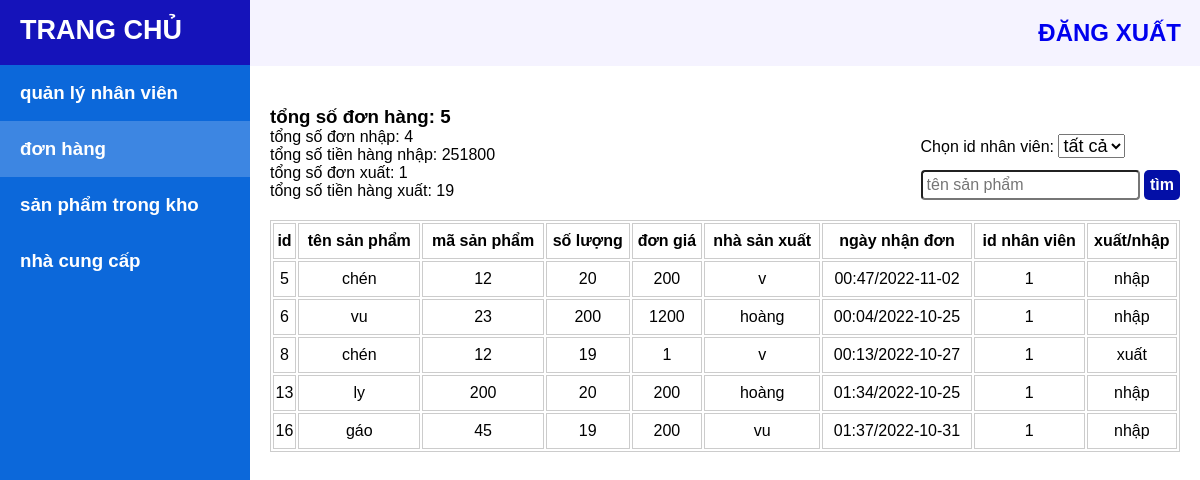
The app's page /my_project/admin/home_page/show_order/show_order.php?id=1 with its own data.
### tables this page shows
CREATE TABLE `order_table1` (
  `order_id` int(6) NOT NULL,
  `staff_id` int(11) DEFAULT NULL,
  `product` varchar(50) DEFAULT NULL,
  `product_code` int(11) DEFAULT NULL,
  `amount` int(11) DEFAULT NULL,
  `price` int(11) DEFAULT NULL,
  `producer` varchar(100) DEFAULT NULL,
  `date_order` varchar(30) DEFAULT NULL,
  `status` varchar(5) DEFAULT NULL,
  `request` char(10) DEFAULT 'xác nhận'
);

### my_project/admin/home_page/show_order/show_order.php (the view, shortened to what this page needs)
<!DOCTYPE html>
<html lang="en">
<head>
    <link rel="stylesheet" href="../home_page_style.css">
    <link rel="stylesheet" href="../staff/staff.css">
</head>
<body>
<?php
$id = $_GET['id'];
$staff_id_select = '';
require_once '../connect.php';
$table_name = 'order_table'.$id;
$find = '';
if(!isset($_GET['staff_id']) || $_GET['staff_id'] == 'tất cả') {
    $list_staff = "select * from $table_name where  request = 'checked' and  product like '%$find%'";
    $list_staff_query = mysqli_query($connect, $list_staff);
    $input_order = "select price, amount from $table_name where  request = 'checked' and   status = 'nhập' and  product like '%$find%'";
    $input_order_query = mysqli_query($connect, $input_order);
    $input_order_count = 0;
    $input_order_sum = 0;
    $count_order = 0;
    foreach($input_order_query as $the_input_order) {
        $input_order_count += 1;
        $input_order_sum += $the_input_order['price']*$the_input_order['amount'];
        $count_order += 1;
    }
    $output_order = "select price, amount from $table_name where  request = 'checked' and  status = 'xuất' and  product like '%$find%'";
    $output_order_query = mysqli_query($connect, $output_order);
    $output_order_count = 0;
    $output_order_sum = 0;
    foreach($output_order_query as $the_output_order) {
        $output_order_count+= 1;
        $output_order_sum += $the_output_order['price']*$the_output_order['amount'];
        $count_order += 1;
    }
}
?>
<div id="wrapper">
    <div id="sidebar-wrapper">
        <ul class="sidebar-nav">
            <li class="sidebar-brand">
                <h2><a href="http://localhost/my_project/admin/home_page/home_page.php?id=<?php echo $id ?>">
                    TRANG CHỦ
                </a></h2>
            </li>
            <li>
                <h3><a href="http://localhost/my_project/admin/home_page/staff/staff.php?id=<?php echo $id ?>" class = "sidebar_link">quản lý nhân viên</a></h3>
            </li>
            <li>
                <h3><a href="show_order.php?id=<?= $id?>" class = "sidebar_link" style="background-color: rgba(255,255,255,0.2 )">đơn hàng</a></h3>
            </li>
            <li>
                <h3><a href="../inventory/inventory.php?id=<?= $id?>" class = "sidebar_link">sản phẩm trong kho</a></h3>
            </li>
            <li>
                <h3><a href="../producer/producer.php?id=<?= $id?>" class = "sidebar_link">nhà cung cấp</a></h3>
            </li>
            <li>
                <h3><a href="#" class = "sidebar_link"></a></h3>
            </li>
            <li>
                <h3><a href="#" class = "sidebar_link"></a></h3>
            </li>
        </ul>
    </div>
    <div class="main">
        <div class="header">
            <h2> <a href="http://localhost/my_project/admin/" class="header_link"> ĐĂNG XUẤT</a></h2>
        </div>
        <div class="main_content">
            <div class="staff_content_header">
                <div class="find_order_item staff_content_header_item">
                    <div>
                        <h3 class="amount_staff">tổng số đơn hàng: <?php echo $count_order ?></h3>
                        <div class="interactive_in_out">
                            <p>tổng số đơn nhập: <span class="count_order"><?php echo $input_order_count?></span></p>
                            <p>tổng số tiền hàng nhập: <span class="count_order"><?php echo $input_order_sum?></span></p>
                        </div>
                        <div class="interactive_in_out">
                            <p>tổng số đơn xuất: <span class="count_order"><?php echo $output_order_count?></span></p>
                            <p>tổng số tiền hàng xuất: <span class="count_order"><?php echo $output_order_sum?></span></p>
                        </div>
                    </div>
                    <div class="find_order">
                        <form class="find_staff" action="show_order.php">
                            <div class="select_wrap">
                                <label for="">Chọn id nhân viên:</label>
                                <select id="" name="staff_id" class="select_staff" >
                                    <option <?php echo$staff_id_select == 'tất cả'?'selected':''?>>tất cả</option>
                                </select>
                            </div>
                            <div>
                                <input type="search" name = "find" placeholder="tên sản phẩm" class="find_staff_input" value="<?= $find ?>">
                                <button type="submit" class="find_staff_button">tìm</button>
                            </div>
                        </form>
                    </div>
                </div>
            </div>
            <div class="staff_content_list">
                    <table class="staff_list_table">
                        <tr>
                            <th class="staff_list_title">id</th>
                            <th class="staff_list_title">tên sản phẩm</th>
                            <th class="staff_list_title">mã sản phẩm</th>
                            <th class="staff_list_title">số lượng</th>
                            <th class="staff_list_title">đơn giá</th>
                            <th class="staff_list_title">nhà sản xuất</th>
                            <th class="staff_list_title">ngày nhận đơn</th>
                            <th class="staff_list_title">id nhân viên</th>
                            <th class="staff_list_title">xuất/nhập</th>
                        </tr>
                        <?php foreach ($list_staff_query as  $value): ?>
                            <tr>
                                <td class="staff_list_title"><?php echo $value['order_id'] ?></td>
                                <td class="staff_list_title"><?php echo $value['product'] ?></td>
                                <td class="staff_list_title"><?php echo $value['product_code'] ?></td>
                                <td class="staff_list_title"><?php echo $value['amount'] ?></td>
                                <td class="staff_list_title"><?php echo $value['price'] ?></td>
                                <td class="staff_list_title"><?php echo $value['producer'] ?></td>
                                <td class="staff_list_title"><?php echo $value['date_order'] ?></td>
                                <td class="staff_list_title"><?php echo $value['staff_id'] ?></td>
                                <td class="staff_list_title"><?php echo $value['status'] ?></td>
                            </tr>
                        <?php endforeach ?>
                    </table>
                </div>
        </div>
    </div>
</div>
</body>
</html>

### my_project/admin/home_page/home_page_style.css (style rules this page uses)
* { padding: 0; margin: 0; box-sizing: border-box; }
html { scroll-behavior: smooth; font-family: Arial, Helvetica, sans-serif; }
#sidebar-wrapper { overflow-x: hidden; z-index: 1000; position: fixed; left: 250px; width: 0; height: 100%; margin-left: -250px; overflow-y: auto; background: #0362d9f5; }
.sidebar-nav { position: absolute; top: 0; width: 250px; margin: 0; padding: 0; list-style: none; }
.sidebar-nav li { text-indent: 20px; line-height: 40px; }
.sidebar-nav li a { display: block; text-decoration: none; color:#ffffff;; }
.sidebar_link { padding: 8px 0px; }
.sidebar-nav > .sidebar-brand { height: 65px; font-size: 18px; line-height: 60px; background-color: #0805df; }
.sidebar-nav > .sidebar-brand a { height: 65px; color: #fff; }
@media (min-width:768px) { #wrapper { padding-left: 250px; } }
@media (min-width:768px) { #sidebar-wrapper { width: 250px; } }
.header { justify-content: end; background-color: #6d5af812; display: flex; }
.header_link { width: fit-content; padding: 19px; text-decoration: none; display: block; }

### my_project/admin/home_page/staff/staff.css (style rules this page uses)
.staff_content_header { justify-content: space-between; display: flex; padding: 40px 20px 0px; align-items: flex-end; }
.find_staff { margin-top: 12px; }
.find_staff_input { font-size: 16px; padding: 4px; border-radius: 4px; }
.find_staff_button { padding: 6px; border: none; font-size: 16px; font-weight: 700; color: #fff; background-color: #030fa7; border-radius: 5px; }
.staff_content_list { padding: 20px; }
.staff_list_table { width: 100%; border: 1px solid #ccc; }
.staff_list_title { border: 1px solid #ccc; text-align: center; padding: 8px 0px; }
.find_order_item { width: 100%; display: flex; justify-content: space-between; align-items: flex-end; }
.select_staff { font-size: 18px; }
.select_wrap { padding-bottom: 12px; }

### records on screen
order_table1: order_id "5", product "chén", product_code "12", amount "20", price "200", producer "v", date_order "00:47/2022-11-02", staff "1", status "nhập"
order_table1: order_id "6", product "vu", product_code "23", amount "200", price "1200", producer "hoàng", date_order "00:04/2022-10-25", staff "1", status "nhập"
order_table1: order_id "8", product "chén", product_code "12", amount "19", price "1", producer "v", date_order "00:13/2022-10-27", staff "1", status "xuất"
order_table1: order_id "13", product "ly", product_code "200", amount "20", price "200", producer "hoàng", date_order "01:34/2022-10-25", staff "1", status "nhập"
order_table1: order_id "16", product "gáo", product_code "45", amount "19", price "200", producer "vu", date_order "01:37/2022-10-31", staff "1", status "nhập"

### other values on screen
$count_order "5"
$input_order_count "4"
$input_order_sum "251800"
$output_order_count "1"
$output_order_sum "19"
